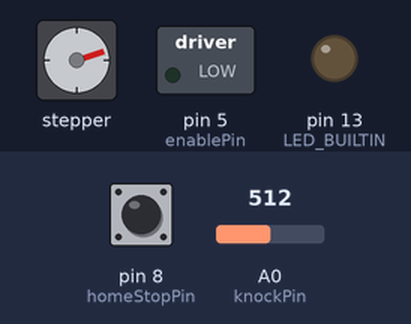
Bench run of a program on a simulated Arduino Uno, built with avr-gcc and run on an emulated ATmega328P. Parts: stepper motor, switched loads named in the program (green lamp = pin HIGH), output pins drawn as LEDs (lit = HIGH). The test bench sets the inputs (shaded band); at power-on: pin 8 (homeStopPin) HIGH, A0 (knockPin) = 512. Stepper angles assume 200 steps per turn; pins used as bus, display or sensor lines are not drawn.

Above: at 0.8 s.
0.9 s: pin 8 (homeStopPin) pulled LOW for 0.15 s
At 2.04 s:
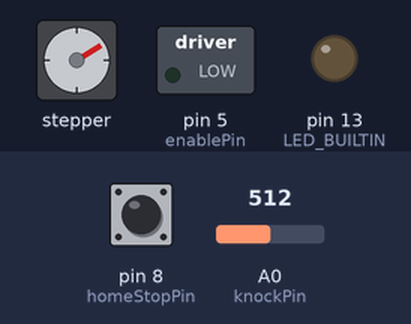
At 4.5 s:
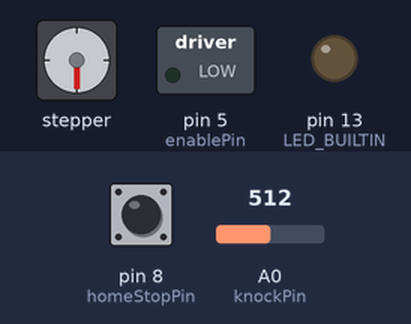
Timing chart, 0 to 12.0 s (numbered marks = the images above; inputs shaded):
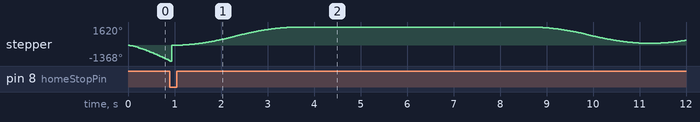

The program:

main.cpp
```cpp
#include <Arduino.h>
#include <AccelStepper.h>

/** general configuration */

/** motor */
const int stepPin = 3;
const int dirPin = 4;
const int enablePin = 5;
const int ms1Pin = 10;
const int ms2Pin = 11;
const int ms3Pin = 12;
AccelStepper stepper(AccelStepper::DRIVER, stepPin, dirPin);

/** homing */
bool homingComplete = false;
long homingInitial = -1;
const int homeStopPin = 8;

/** knock */
const int knockPin = A0;
const int knockThreshold = 100;
int knockReading = 0;
bool knockDetected = false;

/** positions */
const int shootingPosition = 900;
const int hitPosition = 100;
const int resetShootingPositionDelay = 5000;

void detectMoveTargetIntoPositionShoot() {
    if (homingComplete && !knockDetected) {
        if (stepper.currentPosition() != shootingPosition) {
            stepper.runToNewPosition(shootingPosition);
            delay(resetShootingPositionDelay);
        }
    }
}

void detectMoveTargetIntoPositionHit() {
    if (homingComplete && knockDetected) {
        if (stepper.currentPosition() != hitPosition) {
            stepper.runToNewPosition(hitPosition);
            knockDetected = false;
        }
    }
}

void homing() {
    while (digitalRead(homeStopPin)) {
        stepper.moveTo(homingInitial);
        stepper.run();
        homingInitial--;
    }

    stepper.stop();
    stepper.run();
    stepper.setCurrentPosition(0);
    homingComplete = true;
}

void detectKnock() {
    knockReading = analogRead(knockPin);

    if (!knockDetected) {
        if (stepper.currentPosition() > shootingPosition - 10 && stepper.currentPosition() < shootingPosition + 10) {
            if (knockReading >= knockThreshold) {
                knockDetected = true;
            }
        }
    }
}

void setup() {
    Serial.begin(115200);

    stepper.setMaxSpeed(2000);
    stepper.setAcceleration(500);

    pinMode(LED_BUILTIN, OUTPUT);
    pinMode(enablePin, OUTPUT);
    pinMode(ms1Pin, OUTPUT);
    pinMode(ms2Pin, OUTPUT);
    pinMode(ms3Pin, OUTPUT);
    pinMode(homeStopPin, INPUT_PULLUP);

    digitalWrite(ms1Pin, HIGH);
    digitalWrite(ms2Pin, HIGH);
    digitalWrite(ms3Pin, HIGH);

    homing();
}

void loop() {
    detectKnock();
    detectMoveTargetIntoPositionShoot();
    detectMoveTargetIntoPositionHit();
}
```
